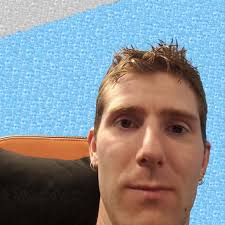
#> input picture opencv/LTT.jpg, 225 x 225 px
$ python opencv_20241217.py
#> lines starting #> are read from the running program, lines starting #| are printed output that depends on the picture; after the words box and inside, x2 and y2 are one past the last pixel; in counts of white or black regions, pixels touching at a corner belong together
import cv2
img = cv2.imread("LTT.jpg")
#> img is the input picture: shape (225, 225, 3); mean B, G, R 147.9, 140.9, 133.9
print(img.shape)
#| (225, 225, 3)
cv2.imshow("LTT.jpg", img)
cv2.waitKey(0)
for row in range(225):
    for col in range(225):
        if row > 110 and row < 144 and col > 90 and col < 210:
            img[row][col] = [0, 0, 0]
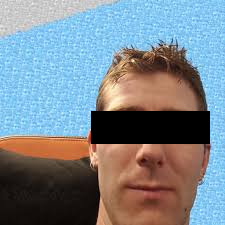
#> img: shape (225, 225, 3); 7.76% of pixels changed, all inside (x1, y1, x2, y2) = (91, 111, 210, 144)
cv2.imshow("LTT.jpg", img)
cv2.waitKey(0)
